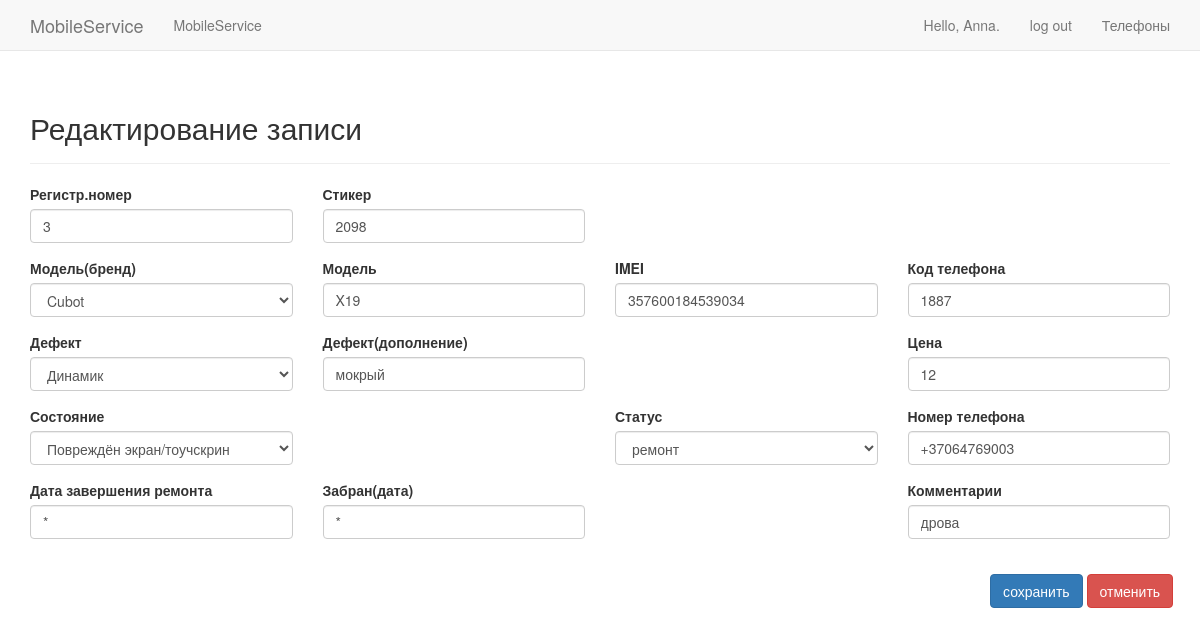
The app's page /edit_record/5/ (signed in) with its own data.
### mobile/models.py (models this page shows, shortened)
class Mobil(models.Model):
    """модели"""
    SAM = 'Samsung'
    ALK = 'Alkatel'
    ASE = 'Aser'
    AMI = 'Amigo'
    AMO = 'Amoi'
    APL = 'IPhone'
    ASU = 'Asus'
    BBR = 'BlackBerry'
    BVI = 'BlackView'
    BLU = 'BLU'
    BQ = 'BQ'
    CAT = 'CAT'
    CAP = 'Caterpillar'
    COO = 'Coolpad'
    CUB = 'Cubot'
    DOO = 'Doogee'
    DOR = 'Doro'
    EST = 'Estar'
    ELE = 'Elephone'
    GIG = 'Gigabyte'
    GET = 'Getnord'
    GOO = 'Google'
    HTC = 'HTC'
    HP = 'HP'
    HOM = 'HomTom'
    KAZ = 'Kazam'
    MYP = 'MyPhone'
    NOU = 'Nous'
    ONE = 'OnePlus'
    OUK = 'Oukitel'
    PRE = 'Prestigio'
    ZTE = 'ZTE'
    ZOP = 'Zopo'
    HUA = 'Huawei'
    LEN = 'Lenovo'
    SON = 'Sony'
    LG = 'LG'
    MEI = 'Meizu'
    XIA = 'Xiaomi'
    MIR = 'Microsoft'
    NOK = 'Nokia'
    OTH = '------->'
    """неисправности"""
    LCD = 'lcd'
    DIN = 'speaker'
    BUZ = 'buzzer'
    KOD = 'kod'
    AKK = 'akkaunt'
    MIC = 'microphone'
    WIF = 'wi_fi'
    PRO = 'programm'
    HEN = 'hands_free'
    N_C = 'not_charging'
    WET = 'wet'
    SIM = 'sim'
    NTO1 = 'не вкл'
    NTO2 = 'не вкл, мокрый'
    NTO3 = 'не вкл,падал'
    LCT = 'lcd/touch'
    TOU = 'touch'
    LANG = 'languige'
    UNLO = 'unlock'
    FLEX = 'flex'
    CASE = 'case'
    """состояние"""
    NVD = 'no visible defects'
    DLT = 'damaded_LCD/Touch'
    DCS = 'damaded_case'
    DBC = "damaded_back_cover"
    """статус"""
    REP = 'Ремонт'
    REP_COM = 'Рем.завершен'
    TEL_TA = 'Забран'
    BRAND = ((APL,'IPhone'),(SAM,'Samsung'),(HUA,'Huawei'),(MEI,'Meizu'),(XIA,'Xiaomi'),(NOK,'Nokia'),(MIR,'Microsoft'),
        (PRE,'Prestigio'),(SON,'Sony'),(ALK,'Alcatel'),(ASU,'Asus'),(ASE,'Aser'),(AMI,'Amigo'),(AMO,'Amoi'),
        (BVI,'BlackView'),(BLU,'BLU'),(BQ,'BQ'),(BBR,'BlackBerry'),(CAT,'CAT'),(CAP,'Caterpillar'),(COO,'Coolpad'),
        (CUB,'Cubot'),(DOO,'Doogee'),(DOR,'Doro'),(ELE,'Elephone'),(EST,'Estar'),(GIG,'Gigabyte'),(GET,'Getnord'),
        (GOO,'Google'),(HTC,'HTC'),(HOM,'HomTom'),(HP,'HP'),(KAZ,'Kazam'),(LEN,'Lenovo'),(LG,'Lg'),(MYP,'MyPhone'),
        (NOU,'Nous'),(ONE,'OnePlus'),(OUK,'Oukitel'),(ZOP,'Zopo'),(ZTE,'ZTE'),(OTH,'------->'))
    DEFECT = ((PRO,'Programm'),(LANG,'Язык'),(UNLO,'Отвязка'),(KOD,'Код'),(AKK,'Аккаунт'),(LCT,'LCD/Touch'),(LCD,'LCD'),
        (TOU,'Touch'),(NTO1,'Не вкл'),(NTO2,'Не вкл, Мокрый'),(NTO3,'Не вкл, Падал'),(N_C,'Не заряж'),(DIN,'Динамик'),
        (BUZ,'Зуммер'),(MIC,'Микрофон'),(HEN,'Hands_Free'),(WIF,'Wi-Fi'),(WET,'Мокрый'),(SIM,'Sim'),(FLEX,'шлейф'),
        (CASE,'корпус'),(OTH,'------->'))
    STATUS = ((REP,'ремонт'),(REP_COM,'ремонт_завершён'),(TEL_TA,'забран'))
    STATE = ((NVD,'Нет видимых дефектов'),(DLT,'Повреждён экран/тоучскрин'),(DCS,'Повреждён корпус'),
        (DBC,'Повреждена задняя крышка'))
    number_reg = models.IntegerField(default=0)
    number_sticker = models.CharField(max_length=5)
    model_tel = models.CharField(max_length=20,choices=BRAND)
    model_1_tel = models.CharField(max_length=20)
    kod_tel = models.CharField(max_length=20,default='*')
    price = models.CharField(max_length=5)
    imei = models.CharField(max_length=20)
    number_tel = models.CharField(max_length=20)
    date_added = models.DateTimeField(auto_now_add=True)
    date_end = models.CharField(max_length=12,default='*')
    date_take_away = models.CharField(max_length=12,default='*')
    state = models.CharField(max_length=20,choices=STATE)
    status = models.CharField(max_length=20,choices=STATUS,default=REP)
    defect = models.CharField(max_length=30,default='*')
    defect_tel = models.CharField(max_length=20,choices=DEFECT)
    defect_1_tel = models.CharField(max_length=20,choices=DEFECT,default='*')
    comment = models.CharField(max_length=200,default='*')
    owner = models.ForeignKey(User,on_delete=models.CASCADE)

### mobile/views.py (the view, shortened to what this page needs)
# urls.py: path('edit_record/<int:mobil_id>/', views.edit_record, name='edit_record'),
@login_required
def edit_record(request,mobil_id):
    print("edit record method", request.method)
    mobil=Mobil.objects.filter(owner=request.user).get(id=mobil_id)
    if request.method != 'POST':
        form = EditForm(instance=mobil)
    context = {'form': form,'mobil':mobil}
    return render(request, 'mobile/edit_record.html', context)

### mobile/forms.py
class EditForm(forms.ModelForm):
    class Meta:
        model = Mobil
        fields=['number_sticker','model_tel','model_1_tel','imei','number_tel','state','price',
            'defect_tel','defect','kod_tel','status','date_end','date_take_away','number_reg','comment']
        labels = {'number_sticker':'Стикер','model_tel':'Модель(бренд)','model_1_tel':'Модель','imei':'IMEI',
                 'number_tel':'Номер телефона','state':'Состояние','price':'Цена','defect':'Дефект(дополнение)',
                 'defect_tel':'Дефект','kod_tel':'Код телефона','comment':'Комментарии','number_reg':'Регистр.номер',
                 'status':'Статус','date_end':'Дата завершения ремонта','date_take_away':'Забран(дата)'}

### mobile/templates/mobile/edit_record.html (shortened to what this page needs)
{% extends "mobile/base.html" %}
{% load bootstrap3 %}
{% block header %}
  <h2>Редактирование записи</h2>
{% endblock header %}
{% block content %}
  <form action="{% url 'mobile:edit_record' mobil.id %}" method='post'>
    <div class="row">
      <div class="col-xs-12 col-sm-3">
        {% bootstrap_field form.number_reg %}
      </div>
      <div class="col-xs-12 col-sm-3">
        {% bootstrap_field form.number_sticker %}
      </div>
    </div>
    <div class="row">
      <div class="col-xs-12 col-sm-3">
        {% bootstrap_field form.model_tel %}
      </div>
      <div class="col-xs-12 col-sm-3">
        {% bootstrap_field form.model_1_tel %}
      </div>
      <div class="col-xs-12 col-sm-3">
        {% bootstrap_field form.imei %}
      </div>
      <div class="col-xs-12 col-sm-3">
        {% bootstrap_field form.kod_tel %}
      </div>
    </div>
    <div class="row">
      <div class="col-xs-12 col-sm-3">
        {% bootstrap_field form.defect_tel %}
      </div>
      <div class="col-xs-12 col-sm-3">
        {% bootstrap_field form.defect %}
      </div>
      <div class="col-xs-12 col-sm-3 col-sm-offset-3">
        {% bootstrap_field form.price %}
      </div>
    </div>
    <div class="row">
      <div class="col-xs-12 col-sm-3">
        {% bootstrap_field form.state %}
      </div>
      <div class="col-xs-12 col-sm-3 col-sm-offset-3">
        {% bootstrap_field form.status %}
      </div>
      <div class="col-xs-12 col-sm-3">
        {% bootstrap_field form.number_tel %}
      </div>
    </div>
    <div class="row">
      <div class="col-xs-12 col-sm-3">
        {% bootstrap_field form.date_end %}
      </div>
      <div class="col-xs-12 col-sm-3">
        {% bootstrap_field form.date_take_away %}
      </div>
      <div class="col-xs-12 col-sm-3 col-sm-offset-3">
          {% bootstrap_field form.comment %}
      </div>
    </div>
    <div class="row">
      <div class="col-xs-12 col-sm-3 ">
      </div>
    </div>
   {% buttons %}
       <div class="row">
          <div class="col-sm-offset-10 ">
            <button name="submit" class="btn btn-primary">сохранить</button>
            <a href="{% url 'mobile:telephones' %}" class="btn btn-danger" >
		    отменить</a>
          </div>
       </div>
    {% endbuttons %}
  </form>
{% endblock content %}

### mobile/templates/mobile/base.html (shortened to what this page needs)
{% load bootstrap3 %}
<!DOCTYPE html>
<html lang="en">
  <head>
    {% bootstrap_css %}
  </head>
  <body>
    <nav class="navbar navbar-default navbar-static-top">
      <div class="container">
        <div class="navbar-header">
          <a class="navbar-brand" href="{% url 'mobile:index' %}">
              MobileService</a>
        </div>
        <div id="navbar" class="navbar-collapse collapse">
          <ul class="nav navbar-nav">
            <li><a href="{% url 'mobile:index' %}"> MobileService</a></li>
          </ul>
          <ul class="nav navbar-nav navbar-right">
            {% if user.is_authenticated %}
              <li><a>Hello, {{ user.username }}.</a></li>
              <li><a href="{% url 'users:logout' %}">log out</a></li>
              <li><a href="{% url 'mobile:telephones' %}">Телефоны</a></li>
            {% else %}
              <li><a href="{% url 'users:register' %}">register</a></li>
              <li><a href="{% url 'users:login' %}">log in</a></li>
            {% endif %}
          </ul>
        </div>
      </div>
    </nav>
    <div class="container">
      <div class="page-header">
        {% block header %}{% endblock header %}
      </div>
      <div>
        {% block content %}{% endblock content %}
      </div>
    </div>
  </body>
</html>

### records on screen
Mobil: number_reg "3", number_sticker "2098", model_tel "Cubot", model_1_tel "X19", imei "357600184539034", kod_tel "1887", defect_tel "Динамик", defect "мокрый", price "12", state "Повреждён экран/тоучскрин", status "ремонт", number_tel "+37064769003", date_end "*", date_take_away "*", comment "дрова"

### other values on screen
{{ user.username }} "Anna"
